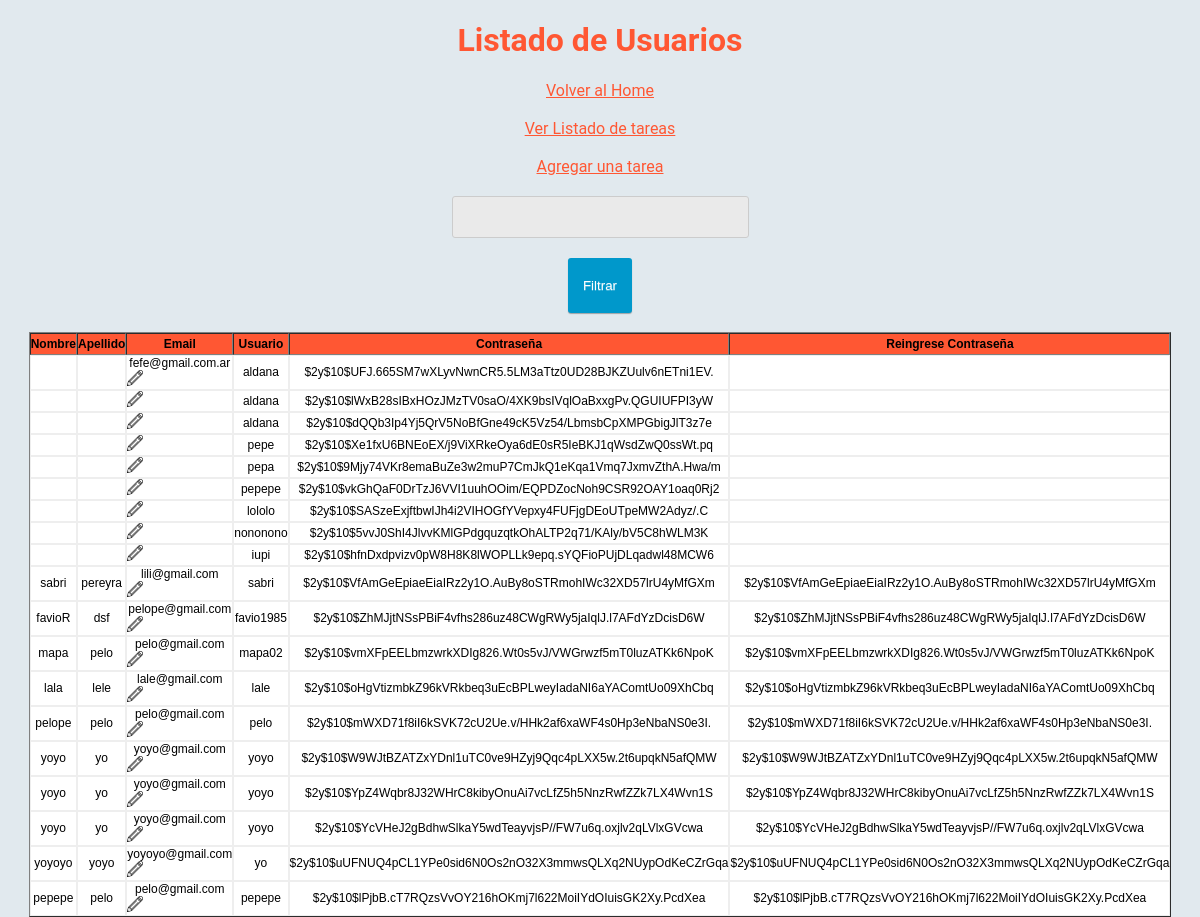
Screenshot of /mostrarUsuarioToDo.php (signed in) with the database file from the repository.
### tables this page shows
CREATE TABLE `users` (
  `id` int(11) NOT NULL,
  `nombre` varchar(200) NOT NULL,
  `apellido` varchar(200) NOT NULL,
  `email` varchar(200) NOT NULL,
  `usuario` varchar(200) NOT NULL,
  `password` varchar(200) NOT NULL,
  `reingrese_password` varchar(200) NOT NULL
);

### mostrarUsuarioToDo.php (the view, shortened to what this page needs)
<?php
$conexion = mysqli_connect("localhost","root","","todo") or die("no se establecio conexion");
$filtro= "";
$sql ="select * from users where nombre like '%$filtro%' or apellido like '%$filtro%'
or email like '%$filtro%' or usuario like '%$filtro%' or password like '%$filtro%' or reingrese_password like
 '%$filtro%' ";
$resultado = mysqli_query($conexion,$sql);
?>
<!DOCTYPE html>
<html lang="es">
<head>
	<link rel="stylesheet" type="text/css" href="assets/css/style.css">
</head>
<body>
	<h1 class="titulo">Listado de Usuarios</h1>
	  <a href="index.php">
        Volver al Home
      </a>
      <br/>
      <br/>
      <a href="mostrarTareasToDo.php">
        Ver Listado de tareas
      </a>
      <br/>
      <br/>
      <a href="agregarTareaToDo.php">
        Agregar una tarea
      </a>
	<form action="mostrarUsuarioToDo.php" class="sinfondo" method="get">
		<input type="text" name="filtro"
		placeholder="" value="<?php echo $filtro; ?>">
		<button type="submit" class="btn btn-green">Filtrar</button>
	</form>
	<table border="1 px solid" cellpadding="0" cellspacing="0" class="tabla">
	<tr class="modo1">
		<th>Nombre</th>
		<th>Apellido</th>
		<th>Email</th>
		<th>Usuario</th>
		<th>Contraseña</th>
		<th>Reingrese Contraseña</th>
	</tr>
<?php
	while($fila = mysqli_fetch_array($resultado)) {
		$id = $fila["id"];
		$nombre = $fila["nombre"];
		$apellido = $fila["apellido"];
		$email = $fila["email"];
		$usuario = $fila["usuario"];
		$password = $fila["password"];
		$reingrese_password= $fila["reingrese_password"];
		echo "<tr>";
		echo "<td>$nombre</td>";
		echo "<td>$apellido</td>";
		echo "<td>$email<a href='editarUsuario.php?id=$id&email=$email' target='_blank'><img src='img/editar.png'/></a></td>";
		echo "<td>$usuario</td>";
		echo "<td>$password</td>";
		echo "<td>$reingrese_password</td>";
		echo "</tr>";
	}
?>
</table>
</body>
</html>

### assets/css/style.css (style rules this page uses)
body { margin: 0; padding: 0; font-family: 'Roboto', sans-serif; text-align: center; background-color: #e1e9ee; }
input[type="text"], input[type="password"], input[type="email"] { outline: none; padding: 20px; display: block; width: 255px; height: 0; border-radius: 3px; border: 1px solid #ccc; margin: 20px auto; }
a { color: #FF5733; }
.tabla { font-family: Verdana, Arial, Helvetica, sans-serif; font-size:12px; text-align: center; width: 600px; margin:0 auto; background-color: white; }
.tabla td { height: 20px; border: 1px solid #eee; }
.tabla td a { display: block; text-align: left; width: 50px; background-repeat: no-repeat; }
th { height: 20px; background-color: #FF5733; }
.sinfondo { background-color: transparent; }
input, textarea { border: 0; border-radius: 3px; padding: 5px; background-color: #EAEAEA; outline: none; width: 280px; }
.btn { border-radius: 3px; border: 0 none; display: inline-block; padding: 20px 15px; text-decoration: none; text-shadow: 0 1px 0 rgba(255,255,255,0.3); box-shadow: 0 1px 1px rgba(0,0,0,0.3); }
.btn-green { color: white; background-color: #0098cb; }
.titulo { text-align: center; color: #FF5733; }
button[type="submit"] { padding: 10px; color: #fff; background: #0098cb; width: 320px; margin: 20px auto; margin-top: 0; border: 1; border-radius: 3px; cursor: pointer; }
.tabla { font-family: Verdana, Arial, Helvetica, sans-serif; font-size:12px; text-align: center; width: 600px; margin-left: 100px; background-color: white; }
th { height: 20px; background-color: #00b8eb; }
.tabla { font-family: Verdana, Arial, Helvetica, sans-serif; font-size:12px; text-align: center; width: 600px; margin: 0 auto; background-color: white; }

### rows the page displays
users: email "fefe@gmail.com.ar", usuario "aldana", password "$2y$10$UFJ.665SM7wXLyvNwnCR5.5LM3aTtz0UD28BJKZUulv6nETni1EV."
users: usuario "aldana", password "$2y$10$lWxB28sIBxHOzJMzTV0saO/4XK9bsIVqlOaBxxgPv.QGUIUFPI3yW"
users: usuario "aldana", password "$2y$10$dQQb3Ip4Yj5QrV5NoBfGne49cK5Vz54/LbmsbCpXMPGbigJlT3z7e"
users: usuario "pepe", password "$2y$10$Xe1fxU6BNEoEX/j9ViXRkeOya6dE0sR5IeBKJ1qWsdZwQ0ssWt.pq"
users: usuario "pepa", password "$2y$10$9Mjy74VKr8emaBuZe3w2muP7CmJkQ1eKqa1Vmq7JxmvZthA.Hwa/m"
users: usuario "pepepe", password "$2y$10$vkGhQaF0DrTzJ6VVI1uuhOOim/EQPDZocNoh9CSR92OAY1oaq0Rj2"
users: usuario "lololo", password "$2y$10$SASzeExjftbwIJh4i2VIHOGfYVepxy4FUFjgDEoUTpeMW2Adyz/.C"
users: usuario "nononono", password "$2y$10$5vvJ0ShI4JlvvKMlGPdgquzqtkOhALTP2q71/KAly/bV5C8hWLM3K"
users: usuario "iupi", password "$2y$10$hfnDxdpvizv0pW8H8K8lWOPLLk9epq.sYQFioPUjDLqadwl48MCW6"
users: nombre "sabri", apellido "pereyra", email "lili@gmail.com", usuario "sabri", password "$2y$10$VfAmGeEpiaeEiaIRz2y1O.AuBy8oSTRmohIWc32XD57lrU4yMfGXm", reingrese_password "$2y$10$VfAmGeEpiaeEiaIRz2y1O.AuBy8oSTRmohIWc32XD57lrU4yMfGXm"
users: nombre "favioR", apellido "dsf", email "pelope@gmail.com", usuario "favio1985", password "$2y$10$ZhMJjtNSsPBiF4vfhs286uz48CWgRWy5jaIqlJ.l7AFdYzDcisD6W", reingrese_password "$2y$10$ZhMJjtNSsPBiF4vfhs286uz48CWgRWy5jaIqlJ.l7AFdYzDcisD6W"
users: nombre "mapa", apellido "pelo", email "pelo@gmail.com", usuario "mapa02", password "$2y$10$vmXFpEELbmzwrkXDIg826.Wt0s5vJ/VWGrwzf5mT0luzATKk6NpoK", reingrese_password "$2y$10$vmXFpEELbmzwrkXDIg826.Wt0s5vJ/VWGrwzf5mT0luzATKk6NpoK"
users: nombre "lala", apellido "lele", email "lale@gmail.com", usuario "lale", password "$2y$10$oHgVtizmbkZ96kVRkbeq3uEcBPLweyIadaNI6aYAComtUo09XhCbq", reingrese_password "$2y$10$oHgVtizmbkZ96kVRkbeq3uEcBPLweyIadaNI6aYAComtUo09XhCbq"
users: nombre "pelope", apellido "pelo", email "pelo@gmail.com", usuario "pelo", password "$2y$10$mWXD71f8iI6kSVK72cU2Ue.v/HHk2af6xaWF4s0Hp3eNbaNS0e3I.", reingrese_password "$2y$10$mWXD71f8iI6kSVK72cU2Ue.v/HHk2af6xaWF4s0Hp3eNbaNS0e3I."
users: nombre "yoyo", apellido "yo", email "yoyo@gmail.com", usuario "yoyo", password "$2y$10$W9WJtBZATZxYDnl1uTC0ve9HZyj9Qqc4pLXX5w.2t6upqkN5afQMW", reingrese_password "$2y$10$W9WJtBZATZxYDnl1uTC0ve9HZyj9Qqc4pLXX5w.2t6upqkN5afQMW"
users: nombre "yoyo", apellido "yo", email "yoyo@gmail.com", usuario "yoyo", password "$2y$10$YpZ4Wqbr8J32WHrC8kibyOnuAi7vcLfZ5h5NnzRwfZZk7LX4Wvn1S", reingrese_password "$2y$10$YpZ4Wqbr8J32WHrC8kibyOnuAi7vcLfZ5h5NnzRwfZZk7LX4Wvn1S"
users: nombre "yoyo", apellido "yo", email "yoyo@gmail.com", usuario "yoyo", password "$2y$10$YcVHeJ2gBdhwSlkaY5wdTeayvjsP//FW7u6q.oxjlv2qLVlxGVcwa", reingrese_password "$2y$10$YcVHeJ2gBdhwSlkaY5wdTeayvjsP//FW7u6q.oxjlv2qLVlxGVcwa"
users: nombre "yoyoyo", apellido "yoyo", email "yoyoyo@gmail.com", usuario "yo", password "$2y$10$uUFNUQ4pCL1YPe0sid6N0Os2nO32X3mmwsQLXq2NUypOdKeCZrGqa", reingrese_password "$2y$10$uUFNUQ4pCL1YPe0sid6N0Os2nO32X3mmwsQLXq2NUypOdKeCZrGqa"
users: nombre "pepepe", apellido "pelo", email "pelo@gmail.com", usuario "pepepe", password "$2y$10$lPjbB.cT7RQzsVvOY216hOKmj7l622MoiIYdOIuisGK2Xy.PcdXea", reingrese_password "$2y$10$lPjbB.cT7RQzsVvOY216hOKmj7l622MoiIYdOIuisGK2Xy.PcdXea"
